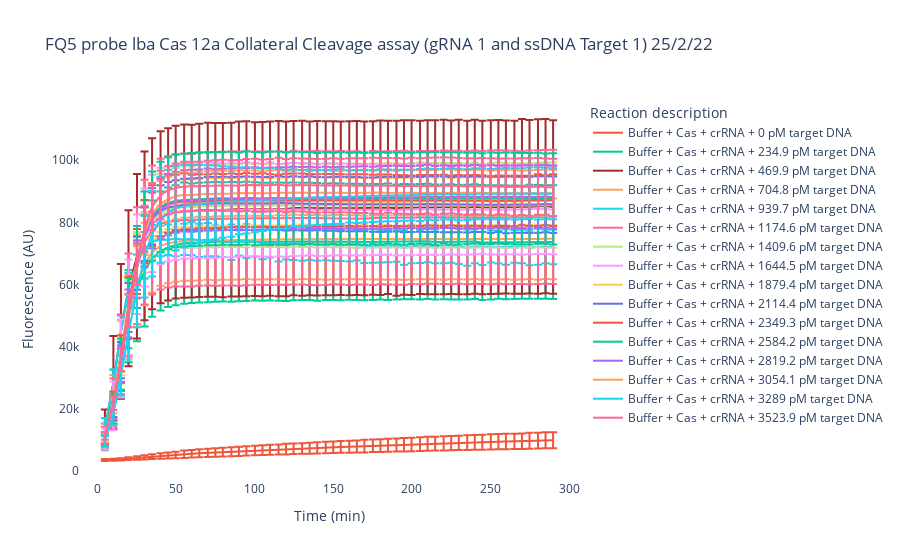

Notebook source saved alongside this figure:
### Code cell
#Plot all data 
fig = go.Figure(go.Scatter(
    ))
fig.add_trace(go.Scatter(x=Time, y=Trip1_mean, error_y = dict(type='data', array=Trip1_std), name = 'Buffer + Cas + crRNA + 0 pM target DNA'))
fig.add_trace(go.Scatter(x=Time, y=Trip2_mean, error_y = dict(type='data', array=Trip2_std), name = 'Buffer + Cas + crRNA + 234.9 pM target DNA'))
fig.add_trace(go.Scatter(x=Time, y=Trip3_mean, error_y = dict(type='data', array=Trip3_std), name = 'Buffer + Cas + crRNA + 469.9 pM target DNA', marker = dict(color = 'brown')))
fig.add_trace(go.Scatter(x=Time, y=Trip4_mean, error_y = dict(type='data', array=Trip4_std), name = 'Buffer + Cas + crRNA + 704.8 pM target DNA'))
fig.add_trace(go.Scatter(x=Time, y=Trip5_mean, error_y = dict(type='data', array=Trip5_std), name = 'Buffer + Cas + crRNA + 939.7 pM target DNA'))
fig.add_trace(go.Scatter(x=Time, y=Trip6_mean, error_y = dict(type='data', array=Trip6_std), name = 'Buffer + Cas + crRNA + 1174.6 pM target DNA'))
fig.add_trace(go.Scatter(x=Time, y=Trip7_mean, error_y = dict(type='data', array=Trip7_std), name = 'Buffer + Cas + crRNA + 1409.6 pM target DNA'))
fig.add_trace(go.Scatter(x=Time, y=Trip8_mean, error_y = dict(type='data', array=Trip8_std), name = 'Buffer + Cas + crRNA + 1644.5 pM target DNA'))
fig.add_trace(go.Scatter(x=Time, y=Trip9_mean, error_y = dict(type='data', array=Trip9_std), name = 'Buffer + Cas + crRNA + 1879.4 pM target DNA'))
fig.add_trace(go.Scatter(x=Time, y=Trip10_mean, error_y = dict(type='data', array=Trip10_std), name = 'Buffer + Cas + crRNA + 2114.4 pM target DNA'))
fig.add_trace(go.Scatter(x=Time, y=Trip11_mean, error_y = dict(type='data', array=Trip11_std), name = 'Buffer + Cas + crRNA + 2349.3 pM target DNA'))
fig.add_trace(go.Scatter(x=Time, y=Trip12_mean, error_y = dict(type='data', array=Trip12_std), name = 'Buffer + Cas + crRNA + 2584.2 pM target DNA'))
fig.add_trace(go.Scatter(x=Time, y=Trip13_mean, error_y = dict(type='data', array=Trip13_std), name = 'Buffer + Cas + crRNA + 2819.2 pM target DNA'))
fig.add_trace(go.Scatter(x=Time, y=Trip14_mean, error_y = dict(type='data', array=Trip14_std), name = 'Buffer + Cas + crRNA + 3054.1 pM target DNA'))
fig.add_trace(go.Scatter(x=Time, y=Trip15_mean, error_y = dict(type='data', array=Trip15_std), name = 'Buffer + Cas + crRNA + 3289 pM target DNA'))
fig.add_trace(go.Scatter(x=Time, y=Trip16_mean, error_y = dict(type='data', array=Trip16_std), name = 'Buffer + Cas + crRNA + 3523.9 pM target DNA'))
fig.update_layout(title="FQ5 probe lba Cas 12a Collateral Cleavage assay (gRNA 1 and ssDNA Target 1) 25/2/22", xaxis_title="Time (min)", yaxis_title="Fluorescence (AU)", legend_title="Reaction description", plot_bgcolor = 'white')


fig.show()
